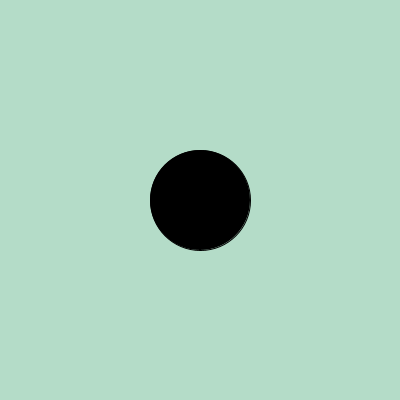
Frame 1 (no input)
Frame 60 (the mouse pressed at the canvas centre just before this capture): identical to frame 1, image omitted
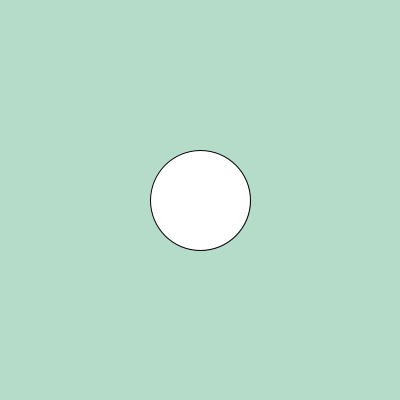
Frame 120 (the mouse held since frame 60 and released just before this capture)

The Processing sketch that drew these frames (run headless with seeded random() and noise(); from frame 60 on, the mouse is pressed at the canvas centre):

// Processing sketch: mouseControl_condicional_1
// ── mouseControl_condicional_1.pde
float miColor = 0;
float posX, posY;
float diameter;

void setup() {
  size(400, 400);
  posX = width/2;
  posY = height/2;
  diameter = 100;
}

void draw() {
  background(180, 220, 200);
  fill(miColor);

  if (mousePressed == true) {
    miColor = 255;
  } else {
    miColor = 0;
  }

  ellipse(posX, posY, diameter, diameter);
}
